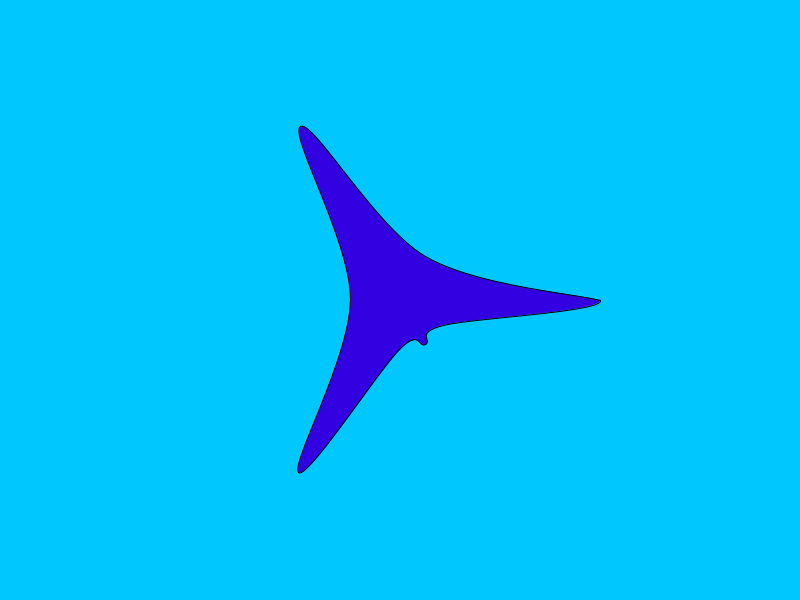
Frame 1 (no input)
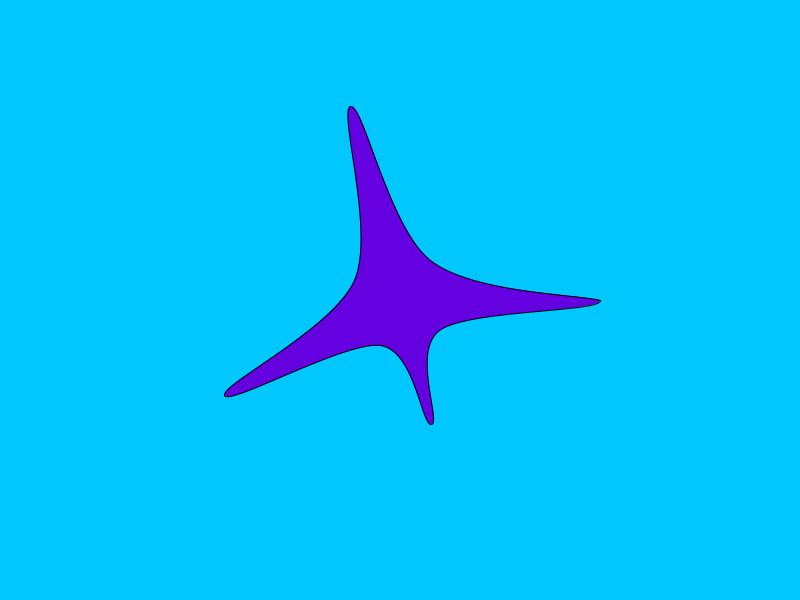
Frame 60 (the mouse pressed at the canvas centre just before this capture)
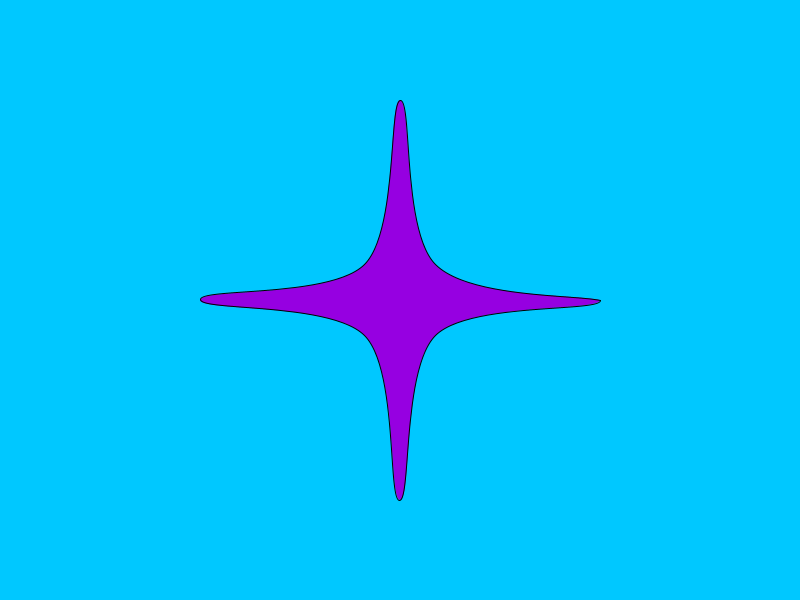
Frame 120 (the mouse held since frame 60 and released just before this capture)

The Processing sketch that drew these frames (run headless with seeded random() and noise(); from frame 60 on, the mouse is pressed at the canvas centre):

// Processing sketch: BasicShape
// ── BasicShape.pde
void setup() {
    size(800, 600);
    smooth();

    // strokeJoin(ROUND);
    // strokeCap(ROUND);
}

void draw() {
    background(0, 200, 255);
    fill(250, 100, 0);
    // stroke(250, 200, 100);

    starTest();
    // beginShape();
    // curveVertex(0.3 * width, 0.3 * height);
    // curveVertex(0.7 * width, 0.3 * height);
    // curveVertex(0.7 * width, 0.7 * height);
    // curveVertex(0.3 * width, 0.7 * height);
    // curveVertex(0.3 * width, 0.3 * height);
    // curveVertex(0.7 * width, 0.3 * height);
    // curveVertex(0.7 * width, 0.7 * height);

    // endShape();
}


// -----------------------------------------------Regular Polygeon Begin--------------------------------------------


// 这里提取了起始角度作为动态变量，还可以对半径等变量做一些动态修改
void polygeonTest(){
    float offset = (1.0 / frameRate * TWO_PI) * frameCount * 0.3;
    regularPolygeon(width / 2, height / 2, 100, 6, offset);
}

// Regular Polygeon
void regularPolygeon(float x, float y, float radius, int npoints, float offset) {
    beginShape();
    float unitAngle = TWO_PI / npoints;
    // 重新计算起点，第一个点的位置从X轴正方向逆时针
    float offsetAngle = offset + HALF_PI - unitAngle * 0.5 * ((npoints + 1) % 2);
    for (float angle = offsetAngle; angle < offsetAngle + TWO_PI; angle += unitAngle) {
        float pointX = x + radius * cos(angle);
        float pointY = y + radius * sin(angle);
        vertex(pointX, pointY);
    }
    endShape(CLOSE);
}


// -----------------------------------------------Regular Polygeon End--------------------------------------------


// --------------------------------------------------Triangle Begin------------------------------------------------


void triangleTest() {
    // triangleStrip(width / 2, height / 2, 100, 150, 30, -150, 15);
    triangleFan(width / 2, height / 2, 100, 0, -320, 15);
}

// TRIANGLE_STRIP 每连续的三个vertex构成一个三角形
void triangleStrip(float x, float y, float innerRadius, float outerRadius, float startAngle, float endAngle, int segments) {
    beginShape(TRIANGLE_STRIP);

    // 对角度进行模操作
    startAngle = radians(startAngle % 360.001);
    endAngle = radians(endAngle % 360.001);
    float maxAngle = max(startAngle, endAngle);
    float minAngle = min(startAngle, endAngle);
    if ((maxAngle - minAngle) == 0){
        maxAngle = minAngle + TWO_PI;
    }
    float unitAngle = (maxAngle - minAngle) / segments;

    for (float angle = minAngle; angle <= maxAngle; angle += unitAngle) {
        float pointX = x + innerRadius * cos(angle);
        float pointY = y + innerRadius * sin(angle);
        vertex(pointX, pointY);

        pointX = x + outerRadius * cos(angle);
        pointY = y + outerRadius * sin(angle);
        vertex(pointX, pointY);
    }
    endShape();
}

// TRIANGLE_FAN 以第一个顶点为锚点，每两个顶点和锚点构成三角形
void triangleFan(float x, float y, float radius, float startAngle, float endAngle, int segments) {
    beginShape(TRIANGLE_FAN);
    vertex(x, y);
    startAngle = radians(startAngle % 360);
    endAngle = radians(endAngle % 360);
    float maxAngle = max(startAngle, endAngle);
    float minAngle = min(startAngle, endAngle);
    if ((maxAngle - minAngle) == 0){
        maxAngle = minAngle + TWO_PI;
    }
    float unitAngle = (maxAngle - minAngle) / segments;

    for (float angle = minAngle; angle <= maxAngle; angle += unitAngle) {
        float pointX = x + radius * cos(angle);
        float pointY = y + radius * sin(angle);
        vertex(pointX, pointY);
    }
    endShape();
}


// --------------------------------------------------Triangle End------------------------------------------------


// --------------------------------------------------Star Begin------------------------------------------------

void starTest(){
    translate(width / 2, height / 2);
    // rotate(TWO_PI * (frameCount / frameRate) * 0.03);

    // star(width / 2, height / 2, 50, 150, 0, 360, 6);
    // singleStarGrow(width / 2, height / 2, 50, 200, 0, 360, 3);
    multiStarGrow(0, 0, 50, 200, 3, 12);
}

// curve star
void star(float x, float y, float innerRadius, float outerRadius, float startAngle, float endAngle, float npoints) {
    beginShape();

    // 对角度进行模操作
    startAngle = radians(startAngle % 360);
    endAngle = radians(endAngle % 360);
    float maxAngle = max(startAngle, endAngle);
    float minAngle = min(startAngle, endAngle);
    if ((maxAngle - minAngle) == 0){
        maxAngle = minAngle + TWO_PI;
    }
    float unitAngle = (maxAngle - minAngle) / npoints;

    for (float angle = minAngle; angle <= maxAngle; angle += unitAngle) {
        float pointX = x + innerRadius * cos(angle - 0.5 * unitAngle);
        float pointY = y + innerRadius * sin(angle - 0.5 * unitAngle);
        curveVertex(pointX, pointY);

        pointX = x + outerRadius * cos(angle);
        pointY = y + outerRadius * sin(angle);
        curveVertex(pointX, pointY);
    }

    // 注意curve曲线的前四个点中，第一个点是控制点，真正开始绘制从第二个点，所以走一圈也要回到这个点闭合才能绘制出完成闭合的效果
    float endX = x + outerRadius * cos(minAngle);
    float endY = y + outerRadius * sin(minAngle);
    curveVertex(endX, endY);
    endShape(CLOSE);
}


float growScale = 0;
float currentGrowTime = 0;
float growDuration = 2;
float growInterval = 1;
float lastAngleCount = 0;

void multiStarGrow(float x, float y, float innerRadius, float outerRadius, int startCount, int endCount) {
    currentGrowTime = (1 / frameRate) * frameCount;
    int npoints = startCount + floor(currentGrowTime / (growDuration + growInterval));            
    npoints = min(npoints, endCount);
    if (lastAngleCount != npoints){
        lastAngleCount = npoints;
        growScale = 0;
        currentGrowTime = 0;
    }
    fill(50 + 100 * growScale, 255 * norm(npoints, startCount, endCount), 225);
    singleStarGrow(x, y, innerRadius, outerRadius, 0, 360, npoints);
    println(npoints);
}

void singleStarGrow(float x, float y, float innerRadius, float outerRadius, float startAngle, float endAngle, int npoints) {
    beginShape();

    // 对角度进行模操作
    startAngle = radians(startAngle % 360);
    endAngle = radians(endAngle % 360);
    float maxAngle = max(startAngle, endAngle);
    float minAngle = min(startAngle, endAngle);
    if ((maxAngle - minAngle) == 0){
        maxAngle = minAngle + TWO_PI;
    }
    float unitAngle = (maxAngle - minAngle) / npoints;
    growScale += (1 / frameRate) / growDuration;
    growScale = min(growScale, 1);
    float targetPoints = npoints + 1;
    float targetUnitAngle = (maxAngle - minAngle) / (npoints + 1);
    float growRadius = lerp(innerRadius, outerRadius, growScale);

    for (float i = 0; i <= targetPoints; i++) {
        float index = i % targetPoints;
        float angle = minAngle + unitAngle * (index - 1);
        float angle1 = angle - 0.5 * unitAngle;
        float angle2 = angle;
        float radius1 = innerRadius;
        float radius2 = outerRadius;

        if (index == 0) {
            angle1 = angle1 + unitAngle;
            angle2 = angle2 + unitAngle;
        }else if (index % targetPoints == 1) {
            angle1 = angle1 + 0.75 * unitAngle;
            angle2 = angle2 + 0.5 * unitAngle;
            radius2 = growRadius;
        }else if (index % targetPoints == 2) {
            angle1 = angle1 + 0.25 * unitAngle;
        }

        float targetAngle = minAngle + targetUnitAngle * index;
        float targetAngle1 = targetAngle - 0.5 * targetUnitAngle;
        float targetAngle2 = targetAngle;
        angle1 = lerp(angle1, targetAngle1, growScale);
        angle2 = lerp(angle2, targetAngle2, growScale);

        float pointX1 = x + radius1 * cos(angle1);
        float pointY1 = y + radius1 * sin(angle1);
        float pointX2 = x + radius2 * cos(angle2);
        float pointY2 = y + radius2 * sin(angle2);
        curveVertex(pointX1, pointY1);
        curveVertex(pointX2, pointY2);
        // circle(pointX1, pointY1, 10);
        // circle(pointX2, pointY2, 10);
    }

    float endX = x + outerRadius * cos(minAngle);
    float endY = y + outerRadius * sin(minAngle);
    curveVertex(endX, endY);
    endShape(CLOSE);
}

// --------------------------------------------------Star End------------------------------------------------
